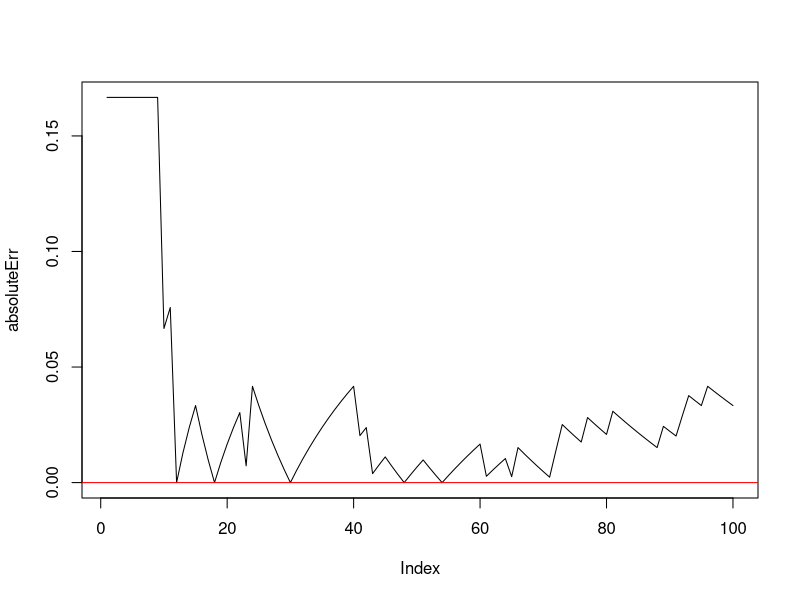

Here is the R script that generated this plot:
## ---- chunk 1
knitr::opts_chunk$set(echo = TRUE)
## ---- chunk 2
factorial(10)
## ---- chunk 3
factorial(3)/factorial(1)
## ---- chunk 4
factorial(26)/factorial(21)
## ---- chunk 5
3/6
## ---- chunk 6
1/4
## ---- chunk 7
choose(13,3)/choose(52,3)
## ---- chunk 8
choose(4,1)/choose(52,1)
## ---- chunk 9
4/28
## ---- chunk 10
4/23
## ---- chunk 11
choose(10,6)/choose(10,5)
## ---- chunk 12
(choose(16,0)*choose(4,3))/choose(20,3)

(choose(16,1)*choose(4,2))/choose(20,3)
## ---- chunk 13
(choose(990,18)*choose(10,2))/choose(1000,20)
## ---- chunk 14
(6/10) * (5/9) 
## ---- chunk 15
(choose(4,3)*choose(6,4))/choose(10,7)
## ---- chunk 16
 2/36
## ---- chunk 17
  choose(40,3)/(40 * 39 * 38)
## ---- chunk 18
#Define number of random experiments (n) and number of positive outcomes (k)

n = 0
k = 0
p0 = 1/6

absoluteErr = c()

# Define number of simulations
N = 100

# Simulate the experiment N times
for (i in 1:N){
	# result - simple simulation of a die
	result = sample(c(1,2,3,4,5,6), 1)
	
	# increase number of conducted experiments
	n = n + 1
	
 
	# increase number of positive outcomes (if '6' is obtained)
	if (result == 6) k = k + 1
 
	# Calculate the intermedirelative absolute error freq. value and add it to the vector
	w = k/n
	e = abs( 1/6 - w)
	
	absoluteErr = append(absoluteErr, e)

}
## ---- chunk 19
  head(absoluteErr, n=20) # # Output the first 20 error values
	plot(absoluteErr, type="l") # Represent the data as a graphic
	abline(h=0, col="red") #draw the error line values of 0
